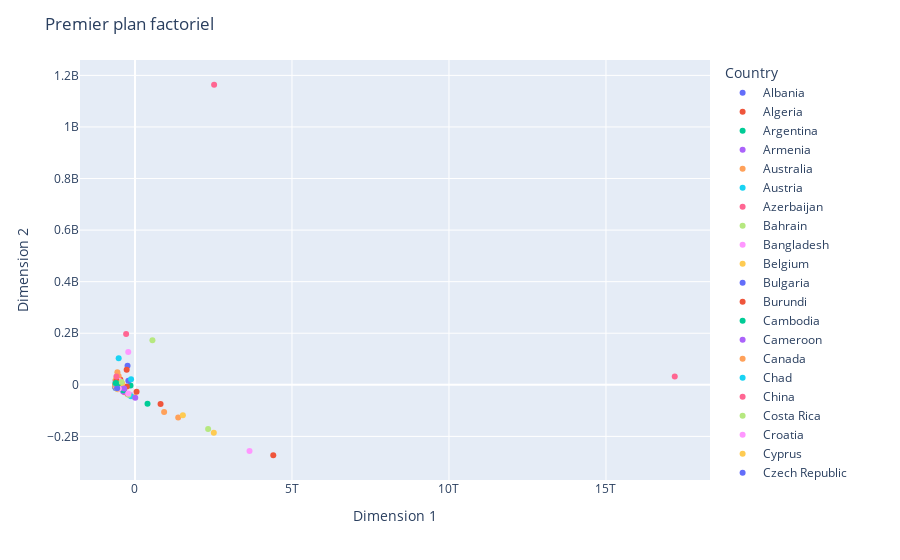

Notebook code for this chart:
### Code cell
import plotly.express as px

# Assuming you have the DataFrame WGI_pca_df and a column 'color_column' for coloring the points

# Plot scatter plot with Plotly
fig = px.scatter(new_df, x="Dim1_pca",y="Dim2_pca", color="Country")

# Update axis label and title
fig.update_xaxes(title_text="Dimension 1")
fig.update_yaxes(title_text="Dimension 2")
fig.update_layout(title="Premier plan factoriel")

# Show the plot
fig.show()

### Figure 1 — Plotly figure (JSON) as saved in the notebook; plotly's stock layout.template omitted (floating-point values rounded to 4 significant figures)
{"data": [{"hovertemplate": "Country=Albania<br>Dim1_pca=%{x}<br>Dim2_pca=%{y}<extra></extra>", "legendgroup": "Albania", "marker": {"color": "#636efa", "symbol": "circle"}, "mode": "markers", "name": "Albania", "orientation": "v", "showlegend": true, "type": "scatter", "x": [-612400000000.0], "xaxis": "x", "y": [-10210000.0], "yaxis": "y"}, {"hovertemplate": "Country=Algeria<br>Dim1_pca=%{x}<br>Dim2_pca=%{y}<extra></extra>", "legendgroup": "Algeria", "marker": {"color": "#EF553B", "symbol": "circle"}, "mode": "markers", "name": "Algeria", "orientation": "v", "showlegend": true, "type": "scatter", "x": [-466900000000.0], "xaxis": "x", "y": [20750000.0], "yaxis": "y"}, {"hovertemplate": "Country=Argentina<br>Dim1_pca=%{x}<br>Dim2_pca=%{y}<extra></extra>", "legendgroup": "Argentina", "marker": {"color": "#00cc96", "symbol": "circle"}, "mode": "markers", "name": "Argentina", "orientation": "v", "showlegend": true, "type": "scatter", "x": [-142400000000.0], "xaxis": "x", "y": [-2857000.0], "yaxis": "y"}, {"hovertemplate": "Country=Armenia<br>Dim1_pca=%{x}<br>Dim2_pca=%{y}<extra></extra>", "legendgroup": "Armenia", "marker": {"color": "#ab63fa", "symbol": "circle"}, "mode": "markers", "name": "Armenia", "orientation": "v", "showlegend": true, "type": "scatter", "x": [-616500000000.0], "xaxis": "x", "y": [-9901000.0], "yaxis": "y"}, {"hovertemplate": "Country=Australia<br>Dim1_pca=%{x}<br>Dim2_pca=%{y}<extra></extra>", "legendgroup": "Australia", "marker": {"color": "#FFA15A", "symbol": "circle"}, "mode": "markers", "name": "Australia", "orientation": "v", "showlegend": true, "type": "scatter", "x": [928700000000.0], "xaxis": "x", "y": [-105400000.0], "yaxis": "y"}, {"hovertemplate": "Country=Austria<br>Dim1_pca=%{x}<br>Dim2_pca=%{y}<extra></extra>", "legendgroup": "Austria", "marker": {"color": "#19d3f3", "symbol": "circle"}, "mode": "markers", "name": "Austria", "orientation": "v", "showlegend": true, "type": "scatter", "x": [-151000000000.0], "xaxis": "x", "y": [-39390000.0], "yaxis": "y"}, {"hovertemplate": "Country=Azerbaijan<br>Dim1_pca=%{x}<br>Dim2_pca=%{y}<extra></extra>", "legendgroup": "Azerbaijan", "marker": {"color": "#FF6692", "symbol": "circle"}, "mode": "markers", "name": "Azerbaijan", "orientation": "v", "showlegend": true, "type": "scatter", "x": [-575500000000.0], "xaxis": "x", "y": [-5682000.0], "yaxis": "y"}, {"hovertemplate": "Country=Bahrain<br>Dim1_pca=%{x}<br>Dim2_pca=%{y}<extra></extra>", "legendgroup": "Bahrain", "marker": {"color": "#B6E880", "symbol": "circle"}, "mode": "markers", "name": "Bahrain", "orientation": "v", "showlegend": true, "type": "scatter", "x": [-591100000000.0], "xaxis": "x", "y": [-13170000.0], "yaxis": "y"}, {"hovertemplate": "Country=Bangladesh<br>Dim1_pca=%{x}<br>Dim2_pca=%{y}<extra></extra>", "legendgroup": "Bangladesh", "marker": {"color": "#FF97FF", "symbol": "circle"}, "mode": "markers", "name": "Bangladesh", "orientation": "v", "showlegend": true, "type": "scatter", "x": [-214100000000.0], "xaxis": "x", "y": [127700000.0], "yaxis": "y"}, {"hovertemplate": "Country=Belgium<br>Dim1_pca=%{x}<br>Dim2_pca=%{y}<extra></extra>", "legendgroup": "Belgium", "marker": {"color": "#FECB52", "symbol": "circle"}, "mode": "markers", "name": "Belgium", "orientation": "v", "showlegend": true, "type": "scatter", "x": [-29590000000.0], "xaxis": "x", "y": [-46080000.0], "yaxis": "y"}, {"hovertemplate": "Country=Bulgaria<br>Dim1_pca=%{x}<br>Dim2_pca=%{y}<extra></extra>", "legendgroup": "Bulgaria", "marker": {"color": "#636efa", "symbol": "circle"}, "mode": "markers", "name": "Bulgaria", "orientation": "v", "showlegend": true, "type": "scatter", "x": [-546300000000.0], "xaxis": "x", "y": [-11600000.0], "yaxis": "y"}, {"hovertemplate": "Country=Burundi<br>Dim1_pca=%{x}<br>Dim2_pca=%{y}<extra></extra>", "legendgroup": "Burundi", "marker": {"color": "#EF553B", "symbol": "circle"}, "mode": "markers", "name": "Burundi", "orientation": "v", "showlegend": true, "type": "scatter", "x": [-627600000000.0], "xaxis": "x", "y": [1055000.0], "yaxis": "y"}, {"hovertemplate": "Country=Cambodia<br>Dim1_pca=%{x}<br>Dim2_pca=%{y}<extra></extra>", "legendgroup": "Cambodia", "marker": {"color": "#00cc96", "symbol": "circle"}, "mode": "markers", "name": "Cambodia", "orientation": "v", "showlegend": true, "type": "scatter", "x": [-603400000000.0], "xaxis": "x", "y": [3083000.0], "yaxis": "y"}, {"hovertemplate": "Country=Cameroon<br>Dim1_pca=%{x}<br>Dim2_pca=%{y}<extra></extra>", "legendgroup": "Cameroon", "marker": {"color": "#ab63fa", "symbol": "circle"}, "mode": "markers", "name": "Cameroon", "orientation": "v", "showlegend": true, "type": "scatter", "x": [-585300000000.0], "xaxis": "x", "y": [12830000.0], "yaxis": "y"}, {"hovertemplate": "Country=Canada<br>Dim1_pca=%{x}<br>Dim2_pca=%{y}<extra></extra>", "legendgroup": "Canada", "marker": {"color": "#FFA15A", "symbol": "circle"}, "mode": "markers", "name": "Canada", "orientation": "v", "showlegend": true, "type": "scatter", "x": [1377000000000.0], "xaxis": "x", "y": [-126900000.0], "yaxis": "y"}, {"hovertemplate": "Country=Chad<br>Dim1_pca=%{x}<br>Dim2_pca=%{y}<extra></extra>", "legendgroup": "Chad", "marker": {"color": "#19d3f3", "symbol": "circle"}, "mode": "markers", "name": "Chad", "orientation": "v", "showlegend": true, "type": "scatter", "x": [-618600000000.0], "xaxis": "x", "y": [5194000.0], "yaxis": "y"}, {"hovertemplate": "Country=China<br>Dim1_pca=%{x}<br>Dim2_pca=%{y}<extra></extra>", "legendgroup": "China", "marker": {"color": "#FF6692", "symbol": "circle"}, "mode": "markers", "name": "China", "orientation": "v", "showlegend": true, "type": "scatter", "x": [17190000000000.0], "xaxis": "x", "y": [31930000.0], "yaxis": "y"}, {"hovertemplate": "Country=Costa Rica<br>Dim1_pca=%{x}<br>Dim2_pca=%{y}<extra></extra>", "legendgroup": "Costa Rica", "marker": {"color": "#B6E880", "symbol": "circle"}, "mode": "markers", "name": "Costa Rica", "orientation": "v", "showlegend": true, "type": "scatter", "x": [-565400000000.0], "xaxis": "x", "y": [-11430000.0], "yaxis": "y"}, {"hovertemplate": "Country=Croatia<br>Dim1_pca=%{x}<br>Dim2_pca=%{y}<extra></extra>", "legendgroup": "Croatia", "marker": {"color": "#FF97FF", "symbol": "circle"}, "mode": "markers", "name": "Croatia", "orientation": "v", "showlegend": true, "type": "scatter", "x": [-561300000000.0], "xaxis": "x", "y": [-13070000.0], "yaxis": "y"}, {"hovertemplate": "Country=Cyprus<br>Dim1_pca=%{x}<br>Dim2_pca=%{y}<extra></extra>", "legendgroup": "Cyprus", "marker": {"color": "#FECB52", "symbol": "circle"}, "mode": "markers", "name": "Cyprus", "orientation": "v", "showlegend": true, "type": "scatter", "x": [-600900000000.0], "xaxis": "x", "y": [-12640000.0], "yaxis": "y"}, {"hovertemplate": "Country=Czech Republic<br>Dim1_pca=%{x}<br>Dim2_pca=%{y}<extra></extra>", "legendgroup": "Czech Republic", "marker": {"color": "#636efa", "symbol": "circle"}, "mode": "markers", "name": "Czech Republic", "orientation": "v", "showlegend": true, "type": "scatter", "x": [-348600000000.0], "xaxis": "x", "y": [-22590000.0], "yaxis": "y"}, {"hovertemplate": "Country=Denmark<br>Dim1_pca=%{x}<br>Dim2_pca=%{y}<extra></extra>", "legendgroup": "Denmark", "marker": {"color": "#EF553B", "symbol": "circle"}, "mode": "markers", "name": "Denmark", "orientation": "v", "showlegend": true, "type": "scatter", "x": [-224700000000.0], "xaxis": "x", "y": [-36880000.0], "yaxis": "y"}, {"hovertemplate": "Country=Dominican Republic<br>Dim1_pca=%{x}<br>Dim2_pca=%{y}<extra></extra>", "legendgroup": "Dominican Republic", "marker": {"color": "#00cc96", "symbol": "circle"}, "mode": "markers", "name": "Dominican Republic", "orientation": "v", "showlegend": true, "type": "scatter", "x": [-536100000000.0], "xaxis": "x", "y": [-7618000.0], "yaxis": "y"}, {"hovertemplate": "Country=El Salvador<br>Dim1_pca=%{x}<br>Dim2_pca=%{y}<extra></extra>", "legendgroup": "El Salvador", "marker": {"color": "#ab63fa", "symbol": "circle"}, "mode": "markers", "name": "El Salvador", "orientation": "v", "showlegend": true, "type": "scatter", "x": [-600900000000.0], "xaxis": "x", "y": [-7533000.0], "yaxis": "y"}, {"hovertemplate": "Country=Estonia<br>Dim1_pca=%{x}<br>Dim2_pca=%{y}<extra></extra>", "legendgroup": "Estonia", "marker": {"color": "#FFA15A", "symbol": "circle"}, "mode": "markers", "name": "Estonia", "orientation": "v", "showlegend": true, "type": "scatter", "x": [-593200000000.0], "xaxis": "x", "y": [-13130000.0], "yaxis": "y"}, {"hovertemplate": "Country=Ethiopia<br>Dim1_pca=%{x}<br>Dim2_pca=%{y}<extra></extra>", "legendgroup": "Ethiopia", "marker": {"color": "#19d3f3", "symbol": "circle"}, "mode": "markers", "name": "Ethiopia", "orientation": "v", "showlegend": true, "type": "scatter", "x": [-519100000000.0], "xaxis": "x", "y": [103200000.0], "yaxis": "y"}, {"hovertemplate": "Country=Finland<br>Dim1_pca=%{x}<br>Dim2_pca=%{y}<extra></extra>", "legendgroup": "Finland", "marker": {"color": "#FF6692", "symbol": "circle"}, "mode": "markers", "name": "Finland", "orientation": "v", "showlegend": true, "type": "scatter", "x": [-333900000000.0], "xaxis": "x", "y": [-28840000.0], "yaxis": "y"}, {"hovertemplate": "Country=France<br>Dim1_pca=%{x}<br>Dim2_pca=%{y}<extra></extra>", "legendgroup": "France", "marker": {"color": "#B6E880", "symbol": "circle"}, "mode": "markers", "name": "France", "orientation": "v", "showlegend": true, "type": "scatter", "x": [2329000000000.0], "xaxis": "x", "y": [-170900000.0], "yaxis": "y"}, {"hovertemplate": "Country=Germany<br>Dim1_pca=%{x}<br>Dim2_pca=%{y}<extra></extra>", "legendgroup": "Germany", "marker": {"color": "#FF97FF", "symbol": "circle"}, "mode": "markers", "name": "Germany", "orientation": "v", "showlegend": true, "type": "scatter", "x": [3648000000000.0], "xaxis": "x", "y": [-256400000.0], "yaxis": "y"}, {"hovertemplate": "Country=Ghana<br>Dim1_pca=%{x}<br>Dim2_pca=%{y}<extra></extra>", "legendgroup": "Ghana", "marker": {"color": "#FECB52", "symbol": "circle"}, "mode": "markers", "name": "Ghana", "orientation": "v", "showlegend": true, "type": "scatter", "x": [-550800000000.0], "xaxis": "x", "y": [15750000.0], "yaxis": "y"}, {"hovertemplate": "Country=Greece<br>Dim1_pca=%{x}<br>Dim2_pca=%{y}<extra></extra>", "legendgroup": "Greece", "marker": {"color": "#636efa", "symbol": "circle"}, "mode": "markers", "name": "Greece", "orientation": "v", "showlegend": true, "type": "scatter", "x": [-415700000000.0], "xaxis": "x", "y": [-17680000.0], "yaxis": "y"}, {"hovertemplate": "Country=Guatemala<br>Dim1_pca=%{x}<br>Dim2_pca=%{y}<extra></extra>", "legendgroup": "Guatemala", "marker": {"color": "#EF553B", "symbol": "circle"}, "mode": "markers", "name": "Guatemala", "orientation": "v", "showlegend": true, "type": "scatter", "x": [-544300000000.0], "xaxis": "x", "y": [-862200.0], "yaxis": "y"}, {"hovertemplate": "Country=Guinea<br>Dim1_pca=%{x}<br>Dim2_pca=%{y}<extra></extra>", "legendgroup": "Guinea", "marker": {"color": "#00cc96", "symbol": "circle"}, "mode": "markers", "name": "Guinea", "orientation": "v", "showlegend": true, "type": "scatter", "x": [-614300000000.0], "xaxis": "x", "y": [1003000.0], "yaxis": "y"}, {"hovertemplate": "Country=Honduras<br>Dim1_pca=%{x}<br>Dim2_pca=%{y}<extra></extra>", "legendgroup": "Honduras", "marker": {"color": "#ab63fa", "symbol": "circle"}, "mode": "markers", "name": "Honduras", "orientation": "v", "showlegend": true, "type": "scatter", "x": [-601900000000.0], "xaxis": "x", "y": [-3370000.0], "yaxis": "y"}, {"hovertemplate": "Country=Hungary<br>Dim1_pca=%{x}<br>Dim2_pca=%{y}<extra></extra>", "legendgroup": "Hungary", "marker": {"color": "#FFA15A", "symbol": "circle"}, "mode": "markers", "name": "Hungary", "orientation": "v", "showlegend": true, "type": "scatter", "x": [-448300000000.0], "xaxis": "x", "y": [-15960000.0], "yaxis": "y"}, {"hovertemplate": "Country=Iceland<br>Dim1_pca=%{x}<br>Dim2_pca=%{y}<extra></extra>", "legendgroup": "Iceland", "marker": {"color": "#19d3f3", "symbol": "circle"}, "mode": "markers", "name": "Iceland", "orientation": "v", "showlegend": true, "type": "scatter", "x": [-604700000000.0], "xaxis": "x", "y": [-13210000.0], "yaxis": "y"}, {"hovertemplate": "Country=India<br>Dim1_pca=%{x}<br>Dim2_pca=%{y}<extra></extra>", "legendgroup": "India", "marker": {"color": "#FF6692", "symbol": "circle"}, "mode": "markers", "name": "India", "orientation": "v", "showlegend": true, "type": "scatter", "x": [2520000000000.0], "xaxis": "x", "y": [1164000000.0], "yaxis": "y"}, {"hovertemplate": "Country=Indonesia<br>Dim1_pca=%{x}<br>Dim2_pca=%{y}<extra></extra>", "legendgroup": "Indonesia", "marker": {"color": "#B6E880", "symbol": "circle"}, "mode": "markers", "name": "Indonesia", "orientation": "v", "showlegend": true, "type": "scatter", "x": [556200000000.0], "xaxis": "x", "y": [172800000.0], "yaxis": "y"}, {"hovertemplate": "Country=Israel<br>Dim1_pca=%{x}<br>Dim2_pca=%{y}<extra></extra>", "legendgroup": "Israel", "marker": {"color": "#FF97FF", "symbol": "circle"}, "mode": "markers", "name": "Israel", "orientation": "v", "showlegend": true, "type": "scatter", "x": [-141800000000.0], "xaxis": "x", "y": [-39590000.0], "yaxis": "y"}, {"hovertemplate": "Country=Italy<br>Dim1_pca=%{x}<br>Dim2_pca=%{y}<extra></extra>", "legendgroup": "Italy", "marker": {"color": "#FECB52", "symbol": "circle"}, "mode": "markers", "name": "Italy", "orientation": "v", "showlegend": true, "type": "scatter", "x": [1525000000000.0], "xaxis": "x", "y": [-118200000.0], "yaxis": "y"}, {"hovertemplate": "Country=Jamaica<br>Dim1_pca=%{x}<br>Dim2_pca=%{y}<extra></extra>", "legendgroup": "Jamaica", "marker": {"color": "#636efa", "symbol": "circle"}, "mode": "markers", "name": "Jamaica", "orientation": "v", "showlegend": true, "type": "scatter", "x": [-615700000000.0], "xaxis": "x", "y": [-9911000.0], "yaxis": "y"}, {"hovertemplate": "Country=Japan<br>Dim1_pca=%{x}<br>Dim2_pca=%{y}<extra></extra>", "legendgroup": "Japan", "marker": {"color": "#EF553B", "symbol": "circle"}, "mode": "markers", "name": "Japan", "orientation": "v", "showlegend": true, "type": "scatter", "x": [4404000000000.0], "xaxis": "x", "y": [-273200000.0], "yaxis": "y"}, {"hovertemplate": "Country=Jordan<br>Dim1_pca=%{x}<br>Dim2_pca=%{y}<extra></extra>", "legendgroup": "Jordan", "marker": {"color": "#00cc96", "symbol": "circle"}, "mode": "markers", "name": "Jordan", "orientation": "v", "showlegend": true, "type": "scatter", "x": [-584000000000.0], "xaxis": "x", "y": [-3897000.0], "yaxis": "y"}, {"hovertemplate": "Country=Kazakhstan<br>Dim1_pca=%{x}<br>Dim2_pca=%{y}<extra></extra>", "legendgroup": "Kazakhstan", "marker": {"color": "#ab63fa", "symbol": "circle"}, "mode": "markers", "name": "Kazakhstan", "orientation": "v", "showlegend": true, "type": "scatter", "x": [-433200000000.0], "xaxis": "x", "y": [-7101000.0], "yaxis": "y"}, {"hovertemplate": "Country=Kenya<br>Dim1_pca=%{x}<br>Dim2_pca=%{y}<extra></extra>", "legendgroup": "Kenya", "marker": {"color": "#FFA15A", "symbol": "circle"}, "mode": "markers", "name": "Kenya", "orientation": "v", "showlegend": true, "type": "scatter", "x": [-520600000000.0], "xaxis": "x", "y": [33980000.0], "yaxis": "y"}, {"hovertemplate": "Country=Laos<br>Dim1_pca=%{x}<br>Dim2_pca=%{y}<extra></extra>", "legendgroup": "Laos", "marker": {"color": "#19d3f3", "symbol": "circle"}, "mode": "markers", "name": "Laos", "orientation": "v", "showlegend": true, "type": "scatter", "x": [-611500000000.0], "xaxis": "x", "y": [-5527000.0], "yaxis": "y"}, {"hovertemplate": "Country=Latvia<br>Dim1_pca=%{x}<br>Dim2_pca=%{y}<extra></extra>", "legendgroup": "Latvia", "marker": {"color": "#FF6692", "symbol": "circle"}, "mode": "markers", "name": "Latvia", "orientation": "v", "showlegend": true, "type": "scatter", "x": [-590900000000.0], "xaxis": "x", "y": [-12770000.0], "yaxis": "y"}, {"hovertemplate": "Country=Lesotho<br>Dim1_pca=%{x}<br>Dim2_pca=%{y}<extra></extra>", "legendgroup": "Lesotho", "marker": {"color": "#B6E880", "symbol": "circle"}, "mode": "markers", "name": "Lesotho", "orientation": "v", "showlegend": true, "type": "scatter", "x": [-628000000000.0], "xaxis": "x", "y": [-9498000.0], "yaxis": "y"}, {"hovertemplate": "Country=Lithuania<br>Dim1_pca=%{x}<br>Dim2_pca=%{y}<extra></extra>", "legendgroup": "Lithuania", "marker": {"color": "#FF97FF", "symbol": "circle"}, "mode": "markers", "name": "Lithuania", "orientation": "v", "showlegend": true, "type": "scatter", "x": [-563500000000.0], "xaxis": "x", "y": [-13920000.0], "yaxis": "y"}, {"hovertemplate": "Country=Luxembourg<br>Dim1_pca=%{x}<br>Dim2_pca=%{y}<extra></extra>", "legendgroup": "Luxembourg", "marker": {"color": "#FECB52", "symbol": "circle"}, "mode": "markers", "name": "Luxembourg", "orientation": "v", "showlegend": true, "type": "scatter", "x": [-544800000000.0], "xaxis": "x", "y": [-17550000.0], "yaxis": "y"}, {"hovertemplate": "Country=Madagascar<br>Dim1_pca=%{x}<br>Dim2_pca=%{y}<extra></extra>", "legendgroup": "Madagascar", "marker": {"color": "#636efa", "symbol": "circle"}, "mode": "markers", "name": "Madagascar", "orientation": "v", "showlegend": true, "type": "scatter", "x": [-615800000000.0], "xaxis": "x", "y": [16870000.0], "yaxis": "y"}, {"hovertemplate": "Country=Malaysia<br>Dim1_pca=%{x}<br>Dim2_pca=%{y}<extra></extra>", "legendgroup": "Malaysia", "marker": {"color": "#EF553B", "symbol": "circle"}, "mode": "markers", "name": "Malaysia", "orientation": "v", "showlegend": true, "type": "scatter", "x": [-256500000000.0], "xaxis": "x", "y": [-6389000.0], "yaxis": "y"}, {"hovertemplate": "Country=Mali<br>Dim1_pca=%{x}<br>Dim2_pca=%{y}<extra></extra>", "legendgroup": "Mali", "marker": {"color": "#00cc96", "symbol": "circle"}, "mode": "markers", "name": "Mali", "orientation": "v", "showlegend": true, "type": "scatter", "x": [-611000000000.0], "xaxis": "x", "y": [9499000.0], "yaxis": "y"}, {"hovertemplate": "Country=Malta<br>Dim1_pca=%{x}<br>Dim2_pca=%{y}<extra></extra>", "legendgroup": "Malta", "marker": {"color": "#ab63fa", "symbol": "circle"}, "mode": "markers", "name": "Malta", "orientation": "v", "showlegend": true, "type": "scatter", "x": [-612300000000.0], "xaxis": "x", "y": [-12480000.0], "yaxis": "y"}, {"hovertemplate": "Country=Mauritania<br>Dim1_pca=%{x}<br>Dim2_pca=%{y}<extra></extra>", "legendgroup": "Mauritania", "marker": {"color": "#FFA15A", "symbol": "circle"}, "mode": "markers", "name": "Mauritania", "orientation": "v", "showlegend": true, "type": "scatter", "x": [-621100000000.0], "xaxis": "x", "y": [-7596000.0], "yaxis": "y"}, {"hovertemplate": "Country=Mauritius<br>Dim1_pca=%{x}<br>Dim2_pca=%{y}<extra></extra>", "legendgroup": "Mauritius", "marker": {"color": "#19d3f3", "symbol": "circle"}, "mode": "markers", "name": "Mauritius", "orientation": "v", "showlegend": true, "type": "scatter", "x": [-618900000000.0], "xaxis": "x", "y": [-11240000.0], "yaxis": "y"}, {"hovertemplate": "Country=Moldova<br>Dim1_pca=%{x}<br>Dim2_pca=%{y}<extra></extra>", "legendgroup": "Moldova", "marker": {"color": "#FF6692", "symbol": "circle"}, "mode": "markers", "name": "Moldova", "orientation": "v", "showlegend": true, "type": "scatter", "x": [-616700000000.0], "xaxis": "x", "y": [-10130000.0], "yaxis": "y"}, {"hovertemplate": "Country=Mongolia<br>Dim1_pca=%{x}<br>Dim2_pca=%{y}<extra></extra>", "legendgroup": "Mongolia", "marker": {"color": "#B6E880", "symbol": "circle"}, "mode": "markers", "name": "Mongolia", "orientation": "v", "showlegend": true, "type": "scatter", "x": [-615100000000.0], "xaxis": "x", "y": [-9399000.0], "yaxis": "y"}, {"hovertemplate": "Country=Morocco<br>Dim1_pca=%{x}<br>Dim2_pca=%{y}<extra></extra>", "legendgroup": "Morocco", "marker": {"color": "#FF97FF", "symbol": "circle"}, "mode": "markers", "name": "Morocco", "orientation": "v", "showlegend": true, "type": "scatter", "x": [-488500000000.0], "xaxis": "x", "y": [14980000.0], "yaxis": "y"}, {"hovertemplate": "Country=Mozambique<br>Dim1_pca=%{x}<br>Dim2_pca=%{y}<extra></extra>", "legendgroup": "Mozambique", "marker": {"color": "#FECB52", "symbol": "circle"}, "mode": "markers", "name": "Mozambique", "orientation": "v", "showlegend": true, "type": "scatter", "x": [-614200000000.0], "xaxis": "x", "y": [20110000.0], "yaxis": "y"}, {"hovertemplate": "Country=Namibia<br>Dim1_pca=%{x}<br>Dim2_pca=%{y}<extra></extra>", "legendgroup": "Namibia", "marker": {"color": "#636efa", "symbol": "circle"}, "mode": "markers", "name": "Namibia", "orientation": "v", "showlegend": true, "type": "scatter", "x": [-617900000000.0], "xaxis": "x", "y": [-10010000.0], "yaxis": "y"}, {"hovertemplate": "Country=Nepal<br>Dim1_pca=%{x}<br>Dim2_pca=%{y}<extra></extra>", "legendgroup": "Nepal", "marker": {"color": "#EF553B", "symbol": "circle"}, "mode": "markers", "name": "Nepal", "orientation": "v", "showlegend": true, "type": "scatter", "x": [-593400000000.0], "xaxis": "x", "y": [16110000.0], "yaxis": "y"}, {"hovertemplate": "Country=Netherlands<br>Dim1_pca=%{x}<br>Dim2_pca=%{y}<extra></extra>", "legendgroup": "Netherlands", "marker": {"color": "#00cc96", "symbol": "circle"}, "mode": "markers", "name": "Netherlands", "orientation": "v", "showlegend": true, "type": "scatter", "x": [399300000000.0], "xaxis": "x", "y": [-73000000.0], "yaxis": "y"}, {"hovertemplate": "Country=New Zealand<br>Dim1_pca=%{x}<br>Dim2_pca=%{y}<extra></extra>", "legendgroup": "New Zealand", "marker": {"color": "#ab63fa", "symbol": "circle"}, "mode": "markers", "name": "New Zealand", "orientation": "v", "showlegend": true, "type": "scatter", "x": [-374800000000.0], "xaxis": "x", "y": [-26120000.0], "yaxis": "y"}, {"hovertemplate": "Country=Nicaragua<br>Dim1_pca=%{x}<br>Dim2_pca=%{y}<extra></extra>", "legendgroup": "Nicaragua", "marker": {"color": "#FFA15A", "symbol": "circle"}, "mode": "markers", "name": "Nicaragua", "orientation": "v", "showlegend": true, "type": "scatter", "x": [-616200000000.0], "xaxis": "x", "y": [-5756000.0], "yaxis": "y"}, {"hovertemplate": "Country=Norway<br>Dim1_pca=%{x}<br>Dim2_pca=%{y}<extra></extra>", "legendgroup": "Norway", "marker": {"color": "#19d3f3", "symbol": "circle"}, "mode": "markers", "name": "Norway", "orientation": "v", "showlegend": true, "type": "scatter", "x": [-127000000000.0], "xaxis": "x", "y": [-44830000.0], "yaxis": "y"}, {"hovertemplate": "Country=Pakistan<br>Dim1_pca=%{x}<br>Dim2_pca=%{y}<extra></extra>", "legendgroup": "Pakistan", "marker": {"color": "#FF6692", "symbol": "circle"}, "mode": "markers", "name": "Pakistan", "orientation": "v", "showlegend": true, "type": "scatter", "x": [-281800000000.0], "xaxis": "x", "y": [197500000.0], "yaxis": "y"}, {"hovertemplate": "Country=Panama<br>Dim1_pca=%{x}<br>Dim2_pca=%{y}<extra></extra>", "legendgroup": "Panama", "marker": {"color": "#B6E880", "symbol": "circle"}, "mode": "markers", "name": "Panama", "orientation": "v", "showlegend": true, "type": "scatter", "x": [-562900000000.0], "xaxis": "x", "y": [-12390000.0], "yaxis": "y"}, {"hovertemplate": "Country=Paraguay<br>Dim1_pca=%{x}<br>Dim2_pca=%{y}<extra></extra>", "legendgroup": "Paraguay", "marker": {"color": "#FF97FF", "symbol": "circle"}, "mode": "markers", "name": "Paraguay", "orientation": "v", "showlegend": true, "type": "scatter", "x": [-590400000000.0], "xaxis": "x", "y": [-7903000.0], "yaxis": "y"}, {"hovertemplate": "Country=Peru<br>Dim1_pca=%{x}<br>Dim2_pca=%{y}<extra></extra>", "legendgroup": "Peru", "marker": {"color": "#FECB52", "symbol": "circle"}, "mode": "markers", "name": "Peru", "orientation": "v", "showlegend": true, "type": "scatter", "x": [-406600000000.0], "xaxis": "x", "y": [5255000.0], "yaxis": "y"}, {"hovertemplate": "Country=Philippines<br>Dim1_pca=%{x}<br>Dim2_pca=%{y}<extra></extra>", "legendgroup": "Philippines", "marker": {"color": "#636efa", "symbol": "circle"}, "mode": "markers", "name": "Philippines", "orientation": "v", "showlegend": true, "type": "scatter", "x": [-236300000000.0], "xaxis": "x", "y": [73730000.0], "yaxis": "y"}, {"hovertemplate": "Country=Poland<br>Dim1_pca=%{x}<br>Dim2_pca=%{y}<extra></extra>", "legendgroup": "Poland", "marker": {"color": "#EF553B", "symbol": "circle"}, "mode": "markers", "name": "Poland", "orientation": "v", "showlegend": true, "type": "scatter", "x": [51000000000.0], "xaxis": "x", "y": [-27080000.0], "yaxis": "y"}, {"hovertemplate": "Country=Portugal<br>Dim1_pca=%{x}<br>Dim2_pca=%{y}<extra></extra>", "legendgroup": "Portugal", "marker": {"color": "#00cc96", "symbol": "circle"}, "mode": "markers", "name": "Portugal", "orientation": "v", "showlegend": true, "type": "scatter", "x": [-374800000000.0], "xaxis": "x", "y": [-20820000.0], "yaxis": "y"}, {"hovertemplate": "Country=Romania<br>Dim1_pca=%{x}<br>Dim2_pca=%{y}<extra></extra>", "legendgroup": "Romania", "marker": {"color": "#ab63fa", "symbol": "circle"}, "mode": "markers", "name": "Romania", "orientation": "v", "showlegend": true, "type": "scatter", "x": [-344500000000.0], "xaxis": "x", "y": [-14480000.0], "yaxis": "y"}, {"hovertemplate": "Country=Rwanda<br>Dim1_pca=%{x}<br>Dim2_pca=%{y}<extra></extra>", "legendgroup": "Rwanda", "marker": {"color": "#FFA15A", "symbol": "circle"}, "mode": "markers", "name": "Rwanda", "orientation": "v", "showlegend": true, "type": "scatter", "x": [-619300000000.0], "xaxis": "x", "y": [1305000.0], "yaxis": "y"}, {"hovertemplate": "Country=Senegal<br>Dim1_pca=%{x}<br>Dim2_pca=%{y}<extra></extra>", "legendgroup": "Senegal", "marker": {"color": "#19d3f3", "symbol": "circle"}, "mode": "markers", "name": "Senegal", "orientation": "v", "showlegend": true, "type": "scatter", "x": [-602800000000.0], "xaxis": "x", "y": [3579000.0], "yaxis": "y"}, {"hovertemplate": "Country=Serbia<br>Dim1_pca=%{x}<br>Dim2_pca=%{y}<extra></extra>", "legendgroup": "Serbia", "marker": {"color": "#FF6692", "symbol": "circle"}, "mode": "markers", "name": "Serbia", "orientation": "v", "showlegend": true, "type": "scatter", "x": [-567200000000.0], "xaxis": "x", "y": [-9799000.0], "yaxis": "y"}, {"hovertemplate": "Country=Singapore<br>Dim1_pca=%{x}<br>Dim2_pca=%{y}<extra></extra>", "legendgroup": "Singapore", "marker": {"color": "#B6E880", "symbol": "circle"}, "mode": "markers", "name": "Singapore", "orientation": "v", "showlegend": true, "type": "scatter", "x": [-206500000000.0], "xaxis": "x", "y": [-38540000.0], "yaxis": "y"}, {"hovertemplate": "Country=Slovakia<br>Dim1_pca=%{x}<br>Dim2_pca=%{y}<extra></extra>", "legendgroup": "Slovakia", "marker": {"color": "#FF97FF", "symbol": "circle"}, "mode": "markers", "name": "Slovakia", "orientation": "v", "showlegend": true, "type": "scatter", "x": [-511800000000.0], "xaxis": "x", "y": [-15300000.0], "yaxis": "y"}, {"hovertemplate": "Country=Slovenia<br>Dim1_pca=%{x}<br>Dim2_pca=%{y}<extra></extra>", "legendgroup": "Slovenia", "marker": {"color": "#FECB52", "symbol": "circle"}, "mode": "markers", "name": "Slovenia", "orientation": "v", "showlegend": true, "type": "scatter", "x": [-568500000000.0], "xaxis": "x", "y": [-14260000.0], "yaxis": "y"}, {"hovertemplate": "Country=South Africa<br>Dim1_pca=%{x}<br>Dim2_pca=%{y}<extra></extra>", "legendgroup": "South Africa", "marker": {"color": "#636efa", "symbol": "circle"}, "mode": "markers", "name": "South Africa", "orientation": "v", "showlegend": true, "type": "scatter", "x": [-210200000000.0], "xaxis": "x", "y": [16000000.0], "yaxis": "y"}, {"hovertemplate": "Country=Spain<br>Dim1_pca=%{x}<br>Dim2_pca=%{y}<extra></extra>", "legendgroup": "Spain", "marker": {"color": "#EF553B", "symbol": "circle"}, "mode": "markers", "name": "Spain", "orientation": "v", "showlegend": true, "type": "scatter", "x": [815300000000.0], "xaxis": "x", "y": [-74880000.0], "yaxis": "y"}, {"hovertemplate": "Country=Sri Lanka<br>Dim1_pca=%{x}<br>Dim2_pca=%{y}<extra></extra>", "legendgroup": "Sri Lanka", "marker": {"color": "#00cc96", "symbol": "circle"}, "mode": "markers", "name": "Sri Lanka", "orientation": "v", "showlegend": true, "type": "scatter", "x": [-541800000000.0], "xaxis": "x", "y": [3776000.0], "yaxis": "y"}, {"hovertemplate": "Country=Sweden<br>Dim1_pca=%{x}<br>Dim2_pca=%{y}<extra></extra>", "legendgroup": "Sweden", "marker": {"color": "#ab63fa", "symbol": "circle"}, "mode": "markers", "name": "Sweden", "orientation": "v", "showlegend": true, "type": "scatter", "x": [9371000000.0], "xaxis": "x", "y": [-50270000.0], "yaxis": "y"}, {"hovertemplate": "Country=Tanzania<br>Dim1_pca=%{x}<br>Dim2_pca=%{y}<extra></extra>", "legendgroup": "Tanzania", "marker": {"color": "#FFA15A", "symbol": "circle"}, "mode": "markers", "name": "Tanzania", "orientation": "v", "showlegend": true, "type": "scatter", "x": [-559700000000.0], "xaxis": "x", "y": [48440000.0], "yaxis": "y"}, {"hovertemplate": "Country=Thailand<br>Dim1_pca=%{x}<br>Dim2_pca=%{y}<extra></extra>", "legendgroup": "Thailand", "marker": {"color": "#19d3f3", "symbol": "circle"}, "mode": "markers", "name": "Thailand", "orientation": "v", "showlegend": true, "type": "scatter", "x": [-124800000000.0], "xaxis": "x", "y": [21240000.0], "yaxis": "y"}, {"hovertemplate": "Country=Uganda<br>Dim1_pca=%{x}<br>Dim2_pca=%{y}<extra></extra>", "legendgroup": "Uganda", "marker": {"color": "#FF6692", "symbol": "circle"}, "mode": "markers", "name": "Uganda", "orientation": "v", "showlegend": true, "type": "scatter", "x": [-589800000000.0], "xaxis": "x", "y": [32510000.0], "yaxis": "y"}, {"hovertemplate": "Country=Ukraine<br>Dim1_pca=%{x}<br>Dim2_pca=%{y}<extra></extra>", "legendgroup": "Ukraine", "marker": {"color": "#B6E880", "symbol": "circle"}, "mode": "markers", "name": "Ukraine", "orientation": "v", "showlegend": true, "type": "scatter", "x": [-430600000000.0], "xaxis": "x", "y": [11090000.0], "yaxis": "y"}, {"hovertemplate": "Country=United Arab Emirates<br>Dim1_pca=%{x}<br>Dim2_pca=%{y}<extra></extra>", "legendgroup": "United Arab Emirates", "marker": {"color": "#FF97FF", "symbol": "circle"}, "mode": "markers", "name": "United Arab Emirates", "orientation": "v", "showlegend": true, "type": "scatter", "x": [-215200000000.0], "xaxis": "x", "y": [-34100000.0], "yaxis": "y"}, {"hovertemplate": "Country=United Kingdom<br>Dim1_pca=%{x}<br>Dim2_pca=%{y}<extra></extra>", "legendgroup": "United Kingdom", "marker": {"color": "#FECB52", "symbol": "circle"}, "mode": "markers", "name": "United Kingdom", "orientation": "v", "showlegend": true, "type": "scatter", "x": [2511000000000.0], "xaxis": "x", "y": [-185900000.0], "yaxis": "y"}, {"hovertemplate": "Country=Uruguay<br>Dim1_pca=%{x}<br>Dim2_pca=%{y}<extra></extra>", "legendgroup": "Uruguay", "marker": {"color": "#636efa", "symbol": "circle"}, "mode": "markers", "name": "Uruguay", "orientation": "v", "showlegend": true, "type": "scatter", "x": [-568900000000.0], "xaxis": "x", "y": [-12920000.0], "yaxis": "y"}, {"hovertemplate": "Country=Vietnam<br>Dim1_pca=%{x}<br>Dim2_pca=%{y}<extra></extra>", "legendgroup": "Vietnam", "marker": {"color": "#EF553B", "symbol": "circle"}, "mode": "markers", "name": "Vietnam", "orientation": "v", "showlegend": true, "type": "scatter", "x": [-264200000000.0], "xaxis": "x", "y": [58470000.0], "yaxis": "y"}, {"hovertemplate": "Country=Zambia<br>Dim1_pca=%{x}<br>Dim2_pca=%{y}<extra></extra>", "legendgroup": "Zambia", "marker": {"color": "#00cc96", "symbol": "circle"}, "mode": "markers", "name": "Zambia", "orientation": "v", "showlegend": true, "type": "scatter", "x": [-608200000000.0], "xaxis": "x", "y": [6696000.0], "yaxis": "y"}], "layout": {"legend": {"title": {"text": "Country"}, "tracegroupgap": 0}, "margin": {"t": 60}, "title": {"text": "Premier plan factoriel"}, "xaxis": {"anchor": "y", "domain": [0, 1], "title": {"text": "Dimension 1"}}, "yaxis": {"anchor": "x", "domain": [0, 1], "title": {"text": "Dimension 2"}}}}
